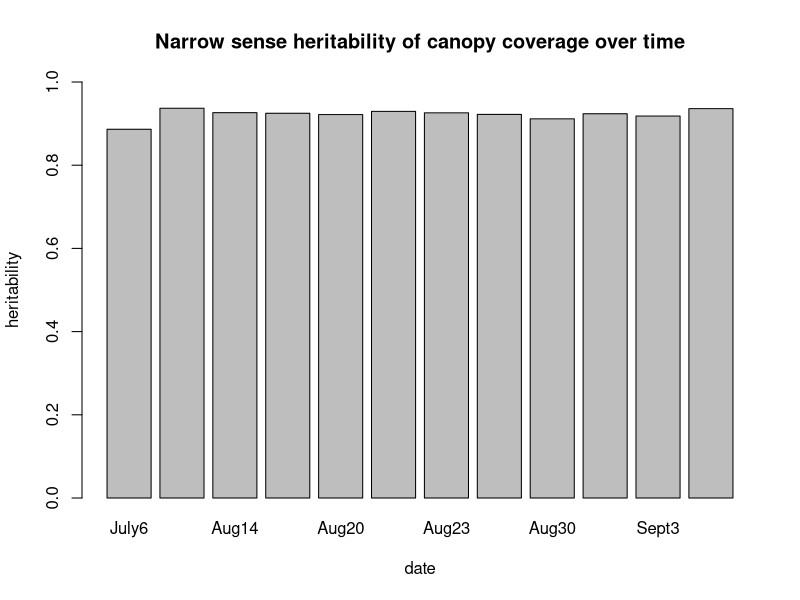

Generate this figure with R:
cc <- read.csv("data/ppj220030-sup-0002-tables1.csv")
table(cc$date)
### add replication information
cc$Rep <- "Rep2"
cc[cc$Row< 3000,] $Rep <- "Rep1"
s1 <- subset(cc, date %in% "Sept1")
fit <- lm(Canopy_Coverage ~ Genotype + Treatment + Genotype:Treatment + Rep, 
          data=s1)
summary(aov(fit))

date.h2 <- function(Date){
  subcc <- subset(cc, date %in% Date)
  fit <- lm(Canopy_Coverage ~ Genotype + Treatment + Genotype:Treatment + Rep, 
            data=subcc)
  print(summary(aov(fit)))
  MS <- summary(aov(fit))[[1]]$'Mean Sq'
  MSp <- MS[1]
  MSpe <- MS[4]
  VA <- (MSp-MSpe)/4
  h2 <- VA/(VA+MSpe/4)
}

dates <- c("July6","Aug12","Aug14","Aug16","Aug20","Aug22","Aug23","Aug26","Aug30","Sept1","Sept3","Sept5")
date_h2 <- sapply(dates, date.h2)
pdf("graphs/hw2h2.pdf", width = 15)
barplot(date_h2, ylab = "heritability", xlab = "date", main = "Narrow sense heritability of canopy coverage over time", ylim = c(0,1))
dev.off()
